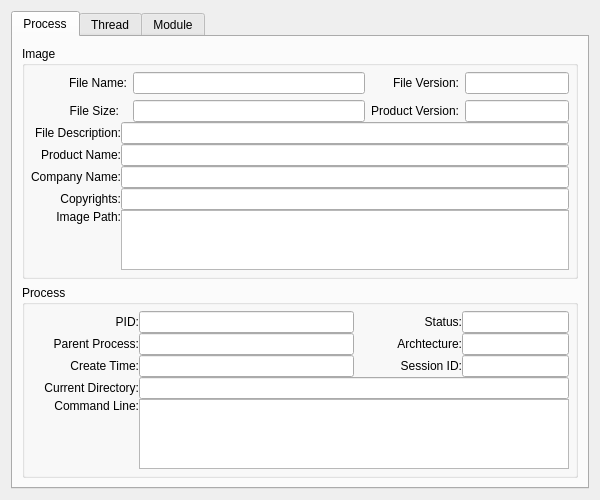
<?xml version="1.0" encoding="UTF-8"?>
<ui version="4.0">
 <class>ProcessInfoDialog</class>
 <widget class="QDialog" name="ProcessInfoDialog">
  <property name="geometry">
   <rect>
    <x>0</x>
    <y>0</y>
    <width>600</width>
    <height>500</height>
   </rect>
  </property>
  <property name="minimumSize">
   <size>
    <width>600</width>
    <height>500</height>
   </size>
  </property>
  <property name="windowTitle">
   <string>Process Information</string>
  </property>
  <property name="modal">
   <bool>true</bool>
  </property>
  <layout class="QVBoxLayout" name="verticalLayout">
   <item>
    <widget class="QTabWidget" name="tabWidget">
     <property name="currentIndex">
      <number>0</number>
     </property>
     <widget class="QWidget" name="tab_process">
      <attribute name="title">
       <string>Process</string>
      </attribute>
      <layout class="QVBoxLayout" name="verticalLayout_2" stretch="0,0">
       <item>
        <widget class="QGroupBox" name="groupBox_image">
         <property name="title">
          <string>Image</string>
         </property>
         <layout class="QVBoxLayout" name="verticalLayout_3" stretch="0,0">
          <property name="spacing">
           <number>0</number>
          </property>
          <property name="leftMargin">
           <number>6</number>
          </property>
          <property name="topMargin">
           <number>6</number>
          </property>
          <property name="rightMargin">
           <number>6</number>
          </property>
          <property name="bottomMargin">
           <number>6</number>
          </property>
          <item>
           <layout class="QHBoxLayout" name="horizontalLayout" stretch="0,3,2">
            <property name="spacing">
             <number>6</number>
            </property>
            <property name="sizeConstraint">
             <enum>QLayout::SetDefaultConstraint</enum>
            </property>
            <item alignment="Qt::AlignLeft|Qt::AlignVCenter">
             <widget class="QLabel" name="label_ImageIcon">
              <property name="sizePolicy">
               <sizepolicy hsizetype="Fixed" vsizetype="Fixed">
                <horstretch>0</horstretch>
                <verstretch>0</verstretch>
               </sizepolicy>
              </property>
              <property name="minimumSize">
               <size>
                <width>32</width>
                <height>32</height>
               </size>
              </property>
              <property name="maximumSize">
               <size>
                <width>32</width>
                <height>32</height>
               </size>
              </property>
              <property name="sizeIncrement">
               <size>
                <width>0</width>
                <height>0</height>
               </size>
              </property>
              <property name="layoutDirection">
               <enum>Qt::LeftToRight</enum>
              </property>
              <property name="text">
               <string/>
              </property>
              <property name="alignment">
               <set>Qt::AlignCenter</set>
              </property>
             </widget>
            </item>
            <item>
             <layout class="QGridLayout" name="gridLayout_5" columnstretch="0,0">
              <property name="spacing">
               <number>6</number>
              </property>
              <item row="1" column="0" alignment="Qt::AlignLeft">
               <widget class="QLabel" name="label_FileSize">
                <property name="sizePolicy">
                 <sizepolicy hsizetype="Preferred" vsizetype="Preferred">
                  <horstretch>0</horstretch>
                  <verstretch>0</verstretch>
                 </sizepolicy>
                </property>
                <property name="text">
                 <string>File Size:</string>
                </property>
                <property name="alignment">
                 <set>Qt::AlignRight|Qt::AlignTrailing|Qt::AlignVCenter</set>
                </property>
               </widget>
              </item>
              <item row="1" column="1">
               <widget class="QLineEdit" name="lineEdit_FileSize">
                <property name="sizePolicy">
                 <sizepolicy hsizetype="Expanding" vsizetype="Minimum">
                  <horstretch>0</horstretch>
                  <verstretch>0</verstretch>
                 </sizepolicy>
                </property>
                <property name="styleSheet">
                 <string notr="true"/>
                </property>
                <property name="frame">
                 <bool>true</bool>
                </property>
                <property name="readOnly">
                 <bool>true</bool>
                </property>
                <property name="clearButtonEnabled">
                 <bool>false</bool>
                </property>
               </widget>
              </item>
              <item row="0" column="0" alignment="Qt::AlignLeft">
               <widget class="QLabel" name="label_FileName">
                <property name="sizePolicy">
                 <sizepolicy hsizetype="Preferred" vsizetype="Preferred">
                  <horstretch>0</horstretch>
                  <verstretch>0</verstretch>
                 </sizepolicy>
                </property>
                <property name="text">
                 <string>File Name:</string>
                </property>
                <property name="alignment">
                 <set>Qt::AlignRight|Qt::AlignTrailing|Qt::AlignVCenter</set>
                </property>
               </widget>
              </item>
              <item row="0" column="1">
               <widget class="QLineEdit" name="lineEdit_FileName">
                <property name="sizePolicy">
                 <sizepolicy hsizetype="Expanding" vsizetype="Minimum">
                  <horstretch>0</horstretch>
                  <verstretch>0</verstretch>
                 </sizepolicy>
                </property>
                <property name="styleSheet">
                 <string notr="true"/>
                </property>
                <property name="frame">
                 <bool>true</bool>
                </property>
                <property name="alignment">
                 <set>Qt::AlignLeading|Qt::AlignLeft|Qt::AlignVCenter</set>
                </property>
                <property name="readOnly">
                 <bool>true</bool>
                </property>
               </widget>
              </item>
             </layout>
            </item>
            <item>
             <layout class="QGridLayout" name="gridLayout_3" columnstretch="1,2">
              <item row="0" column="0" alignment="Qt::AlignRight">
               <widget class="QLabel" name="label_FileVersion">
                <property name="sizePolicy">
                 <sizepolicy hsizetype="Preferred" vsizetype="Preferred">
                  <horstretch>0</horstretch>
                  <verstretch>0</verstretch>
                 </sizepolicy>
                </property>
                <property name="text">
                 <string>File Version:</string>
                </property>
                <property name="alignment">
                 <set>Qt::AlignRight|Qt::AlignTrailing|Qt::AlignVCenter</set>
                </property>
               </widget>
              </item>
              <item row="0" column="1">
               <widget class="QLineEdit" name="lineEdit_FileVersion">
                <property name="sizePolicy">
                 <sizepolicy hsizetype="Expanding" vsizetype="Fixed">
                  <horstretch>0</horstretch>
                  <verstretch>0</verstretch>
                 </sizepolicy>
                </property>
                <property name="styleSheet">
                 <string notr="true"/>
                </property>
                <property name="frame">
                 <bool>true</bool>
                </property>
                <property name="readOnly">
                 <bool>true</bool>
                </property>
                <property name="clearButtonEnabled">
                 <bool>false</bool>
                </property>
               </widget>
              </item>
              <item row="1" column="0" alignment="Qt::AlignRight">
               <widget class="QLabel" name="label_ProductVersion">
                <property name="sizePolicy">
                 <sizepolicy hsizetype="Preferred" vsizetype="Preferred">
                  <horstretch>0</horstretch>
                  <verstretch>0</verstretch>
                 </sizepolicy>
                </property>
                <property name="text">
                 <string>Product Version:</string>
                </property>
                <property name="alignment">
                 <set>Qt::AlignRight|Qt::AlignTrailing|Qt::AlignVCenter</set>
                </property>
               </widget>
              </item>
              <item row="1" column="1">
               <widget class="QLineEdit" name="lineEdit_ProductVersion">
                <property name="sizePolicy">
                 <sizepolicy hsizetype="Expanding" vsizetype="Minimum">
                  <horstretch>0</horstretch>
                  <verstretch>0</verstretch>
                 </sizepolicy>
                </property>
                <property name="acceptDrops">
                 <bool>false</bool>
                </property>
                <property name="readOnly">
                 <bool>true</bool>
                </property>
                <property name="clearButtonEnabled">
                 <bool>false</bool>
                </property>
               </widget>
              </item>
             </layout>
            </item>
           </layout>
          </item>
          <item>
           <layout class="QGridLayout" name="gridLayout">
            <property name="leftMargin">
             <number>0</number>
            </property>
            <property name="rightMargin">
             <number>0</number>
            </property>
            <item row="0" column="0">
             <widget class="QLabel" name="label_FileDesc">
              <property name="sizePolicy">
               <sizepolicy hsizetype="Preferred" vsizetype="Preferred">
                <horstretch>0</horstretch>
                <verstretch>0</verstretch>
               </sizepolicy>
              </property>
              <property name="layoutDirection">
               <enum>Qt::LeftToRight</enum>
              </property>
              <property name="text">
               <string>File Description:</string>
              </property>
              <property name="alignment">
               <set>Qt::AlignRight|Qt::AlignTrailing|Qt::AlignVCenter</set>
              </property>
             </widget>
            </item>
            <item row="0" column="1">
             <widget class="QLineEdit" name="lineEdit_FileDesc">
              <property name="sizePolicy">
               <sizepolicy hsizetype="Expanding" vsizetype="Minimum">
                <horstretch>0</horstretch>
                <verstretch>0</verstretch>
               </sizepolicy>
              </property>
              <property name="acceptDrops">
               <bool>false</bool>
              </property>
              <property name="readOnly">
               <bool>true</bool>
              </property>
              <property name="clearButtonEnabled">
               <bool>false</bool>
              </property>
             </widget>
            </item>
            <item row="1" column="0">
             <widget class="QLabel" name="label_ProductName">
              <property name="sizePolicy">
               <sizepolicy hsizetype="Preferred" vsizetype="Preferred">
                <horstretch>0</horstretch>
                <verstretch>0</verstretch>
               </sizepolicy>
              </property>
              <property name="layoutDirection">
               <enum>Qt::LeftToRight</enum>
              </property>
              <property name="text">
               <string>Product Name:</string>
              </property>
              <property name="alignment">
               <set>Qt::AlignRight|Qt::AlignTrailing|Qt::AlignVCenter</set>
              </property>
             </widget>
            </item>
            <item row="1" column="1">
             <widget class="QLineEdit" name="lineEdit_ProductName">
              <property name="sizePolicy">
               <sizepolicy hsizetype="Minimum" vsizetype="Minimum">
                <horstretch>0</horstretch>
                <verstretch>0</verstretch>
               </sizepolicy>
              </property>
              <property name="acceptDrops">
               <bool>false</bool>
              </property>
              <property name="styleSheet">
               <string notr="true"/>
              </property>
              <property name="readOnly">
               <bool>true</bool>
              </property>
              <property name="clearButtonEnabled">
               <bool>false</bool>
              </property>
             </widget>
            </item>
            <item row="2" column="0">
             <widget class="QLabel" name="label_CompanyName">
              <property name="sizePolicy">
               <sizepolicy hsizetype="Preferred" vsizetype="Preferred">
                <horstretch>0</horstretch>
                <verstretch>0</verstretch>
               </sizepolicy>
              </property>
              <property name="text">
               <string>Company Name:</string>
              </property>
              <property name="alignment">
               <set>Qt::AlignRight|Qt::AlignTrailing|Qt::AlignVCenter</set>
              </property>
             </widget>
            </item>
            <item row="2" column="1">
             <widget class="QLineEdit" name="lineEdit_CompanyName">
              <property name="sizePolicy">
               <sizepolicy hsizetype="Expanding" vsizetype="Minimum">
                <horstretch>0</horstretch>
                <verstretch>0</verstretch>
               </sizepolicy>
              </property>
              <property name="acceptDrops">
               <bool>false</bool>
              </property>
              <property name="readOnly">
               <bool>true</bool>
              </property>
              <property name="clearButtonEnabled">
               <bool>false</bool>
              </property>
             </widget>
            </item>
            <item row="3" column="0">
             <widget class="QLabel" name="label_Copyright">
              <property name="sizePolicy">
               <sizepolicy hsizetype="Preferred" vsizetype="Preferred">
                <horstretch>0</horstretch>
                <verstretch>0</verstretch>
               </sizepolicy>
              </property>
              <property name="text">
               <string>Copyrights:</string>
              </property>
              <property name="alignment">
               <set>Qt::AlignRight|Qt::AlignTrailing|Qt::AlignVCenter</set>
              </property>
             </widget>
            </item>
            <item row="3" column="1">
             <widget class="QLineEdit" name="lineEdit_Copyright">
              <property name="sizePolicy">
               <sizepolicy hsizetype="Expanding" vsizetype="Minimum">
                <horstretch>0</horstretch>
                <verstretch>0</verstretch>
               </sizepolicy>
              </property>
              <property name="acceptDrops">
               <bool>false</bool>
              </property>
              <property name="readOnly">
               <bool>true</bool>
              </property>
              <property name="clearButtonEnabled">
               <bool>false</bool>
              </property>
             </widget>
            </item>
            <item row="4" column="0">
             <widget class="QLabel" name="label_ImagePath">
              <property name="sizePolicy">
               <sizepolicy hsizetype="Preferred" vsizetype="Preferred">
                <horstretch>0</horstretch>
                <verstretch>0</verstretch>
               </sizepolicy>
              </property>
              <property name="layoutDirection">
               <enum>Qt::LeftToRight</enum>
              </property>
              <property name="text">
               <string>Image Path:</string>
              </property>
              <property name="alignment">
               <set>Qt::AlignRight|Qt::AlignTop|Qt::AlignTrailing</set>
              </property>
             </widget>
            </item>
            <item row="4" column="1">
             <widget class="QTextEdit" name="textEdit_ImagePath">
              <property name="sizePolicy">
               <sizepolicy hsizetype="Expanding" vsizetype="Preferred">
                <horstretch>0</horstretch>
                <verstretch>0</verstretch>
               </sizepolicy>
              </property>
              <property name="minimumSize">
               <size>
                <width>0</width>
                <height>0</height>
               </size>
              </property>
              <property name="maximumSize">
               <size>
                <width>16777215</width>
                <height>64</height>
               </size>
              </property>
              <property name="readOnly">
               <bool>true</bool>
              </property>
             </widget>
            </item>
           </layout>
          </item>
         </layout>
        </widget>
       </item>
       <item>
        <widget class="QGroupBox" name="groupBox_process">
         <property name="title">
          <string>Process</string>
         </property>
         <layout class="QVBoxLayout" name="verticalLayout_5">
          <property name="spacing">
           <number>0</number>
          </property>
          <property name="leftMargin">
           <number>6</number>
          </property>
          <property name="topMargin">
           <number>6</number>
          </property>
          <property name="rightMargin">
           <number>6</number>
          </property>
          <property name="bottomMargin">
           <number>6</number>
          </property>
          <item>
           <layout class="QGridLayout" name="gridLayout_4" columnstretch="0,2,0,1" columnminimumwidth="0,0,0,0">
            <item row="2" column="0">
             <widget class="QLabel" name="label_CreateTime">
              <property name="sizePolicy">
               <sizepolicy hsizetype="Fixed" vsizetype="Preferred">
                <horstretch>0</horstretch>
                <verstretch>0</verstretch>
               </sizepolicy>
              </property>
              <property name="minimumSize">
               <size>
                <width>108</width>
                <height>0</height>
               </size>
              </property>
              <property name="layoutDirection">
               <enum>Qt::LeftToRight</enum>
              </property>
              <property name="text">
               <string>Create Time:</string>
              </property>
              <property name="alignment">
               <set>Qt::AlignRight|Qt::AlignTrailing|Qt::AlignVCenter</set>
              </property>
             </widget>
            </item>
            <item row="1" column="0">
             <widget class="QLabel" name="label_ParentProcess">
              <property name="sizePolicy">
               <sizepolicy hsizetype="Fixed" vsizetype="Preferred">
                <horstretch>0</horstretch>
                <verstretch>0</verstretch>
               </sizepolicy>
              </property>
              <property name="minimumSize">
               <size>
                <width>108</width>
                <height>0</height>
               </size>
              </property>
              <property name="layoutDirection">
               <enum>Qt::LeftToRight</enum>
              </property>
              <property name="text">
               <string>Parent Process:</string>
              </property>
              <property name="alignment">
               <set>Qt::AlignRight|Qt::AlignTrailing|Qt::AlignVCenter</set>
              </property>
             </widget>
            </item>
            <item row="2" column="1">
             <widget class="QLineEdit" name="lineEdit_CreateTime">
              <property name="sizePolicy">
               <sizepolicy hsizetype="Expanding" vsizetype="Preferred">
                <horstretch>0</horstretch>
                <verstretch>0</verstretch>
               </sizepolicy>
              </property>
              <property name="minimumSize">
               <size>
                <width>0</width>
                <height>0</height>
               </size>
              </property>
              <property name="styleSheet">
               <string notr="true"/>
              </property>
              <property name="readOnly">
               <bool>true</bool>
              </property>
             </widget>
            </item>
            <item row="1" column="1">
             <widget class="ClickableLineEdit" name="lineEdit_ParentProcess">
              <property name="sizePolicy">
               <sizepolicy hsizetype="Expanding" vsizetype="Preferred">
                <horstretch>0</horstretch>
                <verstretch>0</verstretch>
               </sizepolicy>
              </property>
              <property name="minimumSize">
               <size>
                <width>0</width>
                <height>0</height>
               </size>
              </property>
              <property name="styleSheet">
               <string notr="true"/>
              </property>
              <property name="readOnly">
               <bool>true</bool>
              </property>
             </widget>
            </item>
            <item row="0" column="1">
             <widget class="QLineEdit" name="lineEdit_PID">
              <property name="sizePolicy">
               <sizepolicy hsizetype="Expanding" vsizetype="Preferred">
                <horstretch>0</horstretch>
                <verstretch>0</verstretch>
               </sizepolicy>
              </property>
              <property name="minimumSize">
               <size>
                <width>0</width>
                <height>0</height>
               </size>
              </property>
              <property name="styleSheet">
               <string notr="true"/>
              </property>
              <property name="readOnly">
               <bool>true</bool>
              </property>
             </widget>
            </item>
            <item row="0" column="0">
             <widget class="QLabel" name="label_PID">
              <property name="sizePolicy">
               <sizepolicy hsizetype="Fixed" vsizetype="Preferred">
                <horstretch>0</horstretch>
                <verstretch>0</verstretch>
               </sizepolicy>
              </property>
              <property name="minimumSize">
               <size>
                <width>108</width>
                <height>0</height>
               </size>
              </property>
              <property name="layoutDirection">
               <enum>Qt::LeftToRight</enum>
              </property>
              <property name="text">
               <string>PID:</string>
              </property>
              <property name="alignment">
               <set>Qt::AlignRight|Qt::AlignTrailing|Qt::AlignVCenter</set>
              </property>
             </widget>
            </item>
            <item row="2" column="3">
             <widget class="QLineEdit" name="lineEdit_SessionId">
              <property name="sizePolicy">
               <sizepolicy hsizetype="Expanding" vsizetype="Preferred">
                <horstretch>0</horstretch>
                <verstretch>0</verstretch>
               </sizepolicy>
              </property>
              <property name="styleSheet">
               <string notr="true"/>
              </property>
              <property name="readOnly">
               <bool>true</bool>
              </property>
             </widget>
            </item>
            <item row="2" column="2" alignment="Qt::AlignLeft">
             <widget class="QLabel" name="label_SessionID">
              <property name="sizePolicy">
               <sizepolicy hsizetype="Fixed" vsizetype="Preferred">
                <horstretch>0</horstretch>
                <verstretch>0</verstretch>
               </sizepolicy>
              </property>
              <property name="minimumSize">
               <size>
                <width>108</width>
                <height>0</height>
               </size>
              </property>
              <property name="layoutDirection">
               <enum>Qt::LeftToRight</enum>
              </property>
              <property name="text">
               <string>Session ID:</string>
              </property>
              <property name="alignment">
               <set>Qt::AlignRight|Qt::AlignTrailing|Qt::AlignVCenter</set>
              </property>
             </widget>
            </item>
            <item row="0" column="2" alignment="Qt::AlignLeft">
             <widget class="QLabel" name="label_Status">
              <property name="sizePolicy">
               <sizepolicy hsizetype="Fixed" vsizetype="Preferred">
                <horstretch>0</horstretch>
                <verstretch>0</verstretch>
               </sizepolicy>
              </property>
              <property name="minimumSize">
               <size>
                <width>108</width>
                <height>0</height>
               </size>
              </property>
              <property name="layoutDirection">
               <enum>Qt::LeftToRight</enum>
              </property>
              <property name="text">
               <string>Status:</string>
              </property>
              <property name="alignment">
               <set>Qt::AlignRight|Qt::AlignTrailing|Qt::AlignVCenter</set>
              </property>
             </widget>
            </item>
            <item row="1" column="2" alignment="Qt::AlignLeft">
             <widget class="QLabel" name="label_Arch">
              <property name="sizePolicy">
               <sizepolicy hsizetype="Fixed" vsizetype="Preferred">
                <horstretch>0</horstretch>
                <verstretch>0</verstretch>
               </sizepolicy>
              </property>
              <property name="minimumSize">
               <size>
                <width>108</width>
                <height>0</height>
               </size>
              </property>
              <property name="layoutDirection">
               <enum>Qt::LeftToRight</enum>
              </property>
              <property name="text">
               <string>Archtecture:</string>
              </property>
              <property name="alignment">
               <set>Qt::AlignRight|Qt::AlignTrailing|Qt::AlignVCenter</set>
              </property>
             </widget>
            </item>
            <item row="1" column="3">
             <widget class="QLineEdit" name="lineEdit_Arch">
              <property name="sizePolicy">
               <sizepolicy hsizetype="Expanding" vsizetype="Preferred">
                <horstretch>0</horstretch>
                <verstretch>0</verstretch>
               </sizepolicy>
              </property>
              <property name="styleSheet">
               <string notr="true"/>
              </property>
              <property name="readOnly">
               <bool>true</bool>
              </property>
             </widget>
            </item>
            <item row="0" column="3">
             <widget class="QLineEdit" name="lineEdit_Status">
              <property name="sizePolicy">
               <sizepolicy hsizetype="Expanding" vsizetype="Preferred">
                <horstretch>0</horstretch>
                <verstretch>0</verstretch>
               </sizepolicy>
              </property>
              <property name="styleSheet">
               <string notr="true"/>
              </property>
              <property name="readOnly">
               <bool>true</bool>
              </property>
             </widget>
            </item>
           </layout>
          </item>
          <item>
           <layout class="QGridLayout" name="gridLayout_2">
            <item row="0" column="1">
             <widget class="QLineEdit" name="lineEdit_CurrentDirectory">
              <property name="sizePolicy">
               <sizepolicy hsizetype="Expanding" vsizetype="Fixed">
                <horstretch>0</horstretch>
                <verstretch>0</verstretch>
               </sizepolicy>
              </property>
              <property name="acceptDrops">
               <bool>false</bool>
              </property>
              <property name="readOnly">
               <bool>true</bool>
              </property>
              <property name="clearButtonEnabled">
               <bool>false</bool>
              </property>
             </widget>
            </item>
            <item row="0" column="0">
             <widget class="QLabel" name="label_CurrentDirectory">
              <property name="sizePolicy">
               <sizepolicy hsizetype="Fixed" vsizetype="Preferred">
                <horstretch>0</horstretch>
                <verstretch>0</verstretch>
               </sizepolicy>
              </property>
              <property name="minimumSize">
               <size>
                <width>108</width>
                <height>0</height>
               </size>
              </property>
              <property name="layoutDirection">
               <enum>Qt::LeftToRight</enum>
              </property>
              <property name="text">
               <string>Current Directory:</string>
              </property>
              <property name="alignment">
               <set>Qt::AlignRight|Qt::AlignTrailing|Qt::AlignVCenter</set>
              </property>
             </widget>
            </item>
            <item row="1" column="0">
             <widget class="QLabel" name="label_CommandLine">
              <property name="sizePolicy">
               <sizepolicy hsizetype="Preferred" vsizetype="Preferred">
                <horstretch>0</horstretch>
                <verstretch>0</verstretch>
               </sizepolicy>
              </property>
              <property name="layoutDirection">
               <enum>Qt::LeftToRight</enum>
              </property>
              <property name="text">
               <string>Command Line:</string>
              </property>
              <property name="alignment">
               <set>Qt::AlignRight|Qt::AlignTop|Qt::AlignTrailing</set>
              </property>
             </widget>
            </item>
            <item row="1" column="1">
             <widget class="QTextEdit" name="textEdit_CommandLine">
              <property name="sizePolicy">
               <sizepolicy hsizetype="Expanding" vsizetype="Expanding">
                <horstretch>0</horstretch>
                <verstretch>0</verstretch>
               </sizepolicy>
              </property>
              <property name="readOnly">
               <bool>true</bool>
              </property>
             </widget>
            </item>
           </layout>
          </item>
         </layout>
        </widget>
       </item>
      </layout>
     </widget>
     <widget class="QWidget" name="tab_thread">
      <attribute name="title">
       <string>Thread</string>
      </attribute>
     </widget>
     <widget class="QWidget" name="tab_modules">
      <attribute name="title">
       <string>Module</string>
      </attribute>
     </widget>
    </widget>
   </item>
  </layout>
 </widget>
 <customwidgets>
  <customwidget>
   <class>ClickableLineEdit</class>
   <extends>QLineEdit</extends>
   <header>clickablelineedit.h</header>
  </customwidget>
 </customwidgets>
 <resources/>
 <connections/>
</ui>
